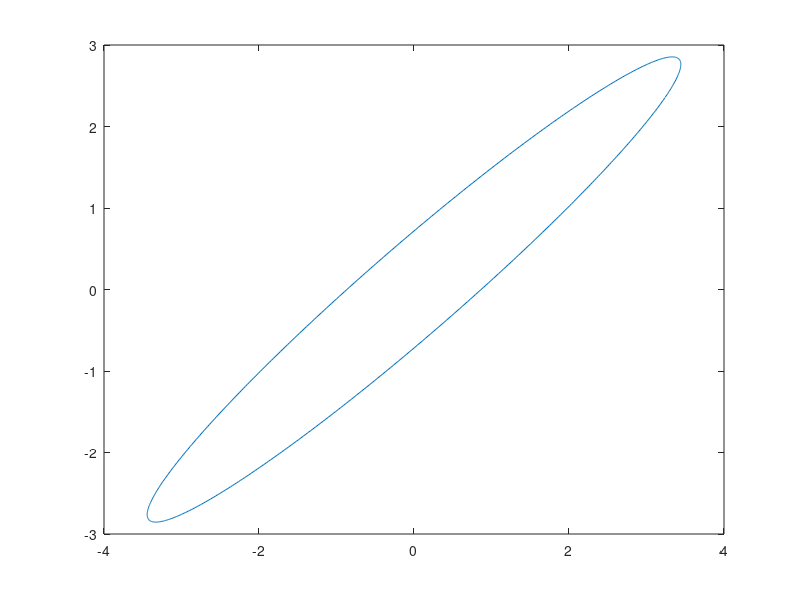

MATLAB code to generate this figure:

phi = pi*0.2;
a = 4;
b = 2;
X_c = 0;
Y_c = 0;
counter = 1;

t = 0:.01:2*pi;
X = X_c + a*cos(t)*cos(phi) - b*sin(t)*sin(phi);
Y = Y_c + a*cos(t)*sin(phi) - b*sin(t)*cos(phi);
plot(X,Y)